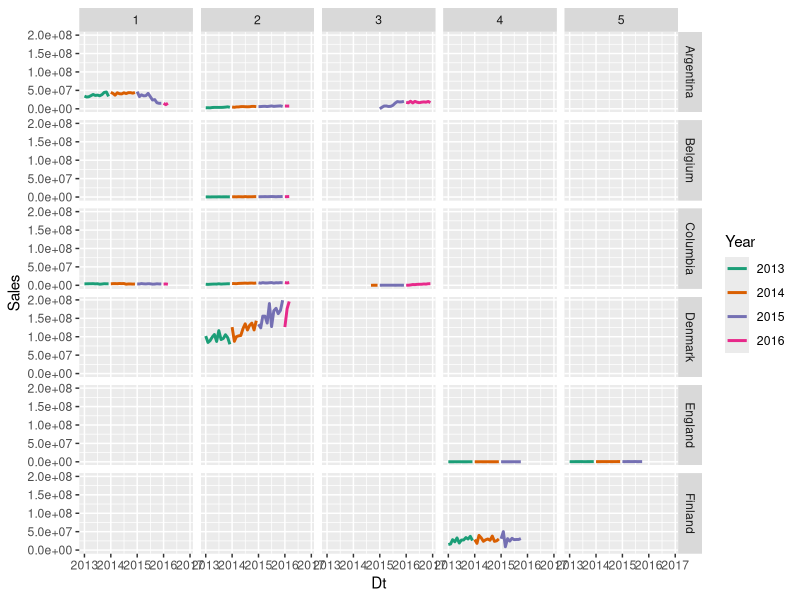
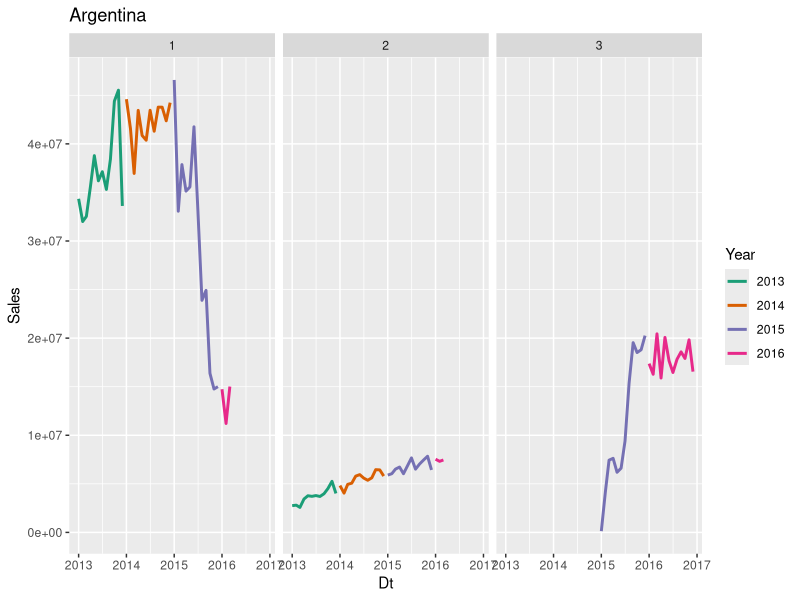
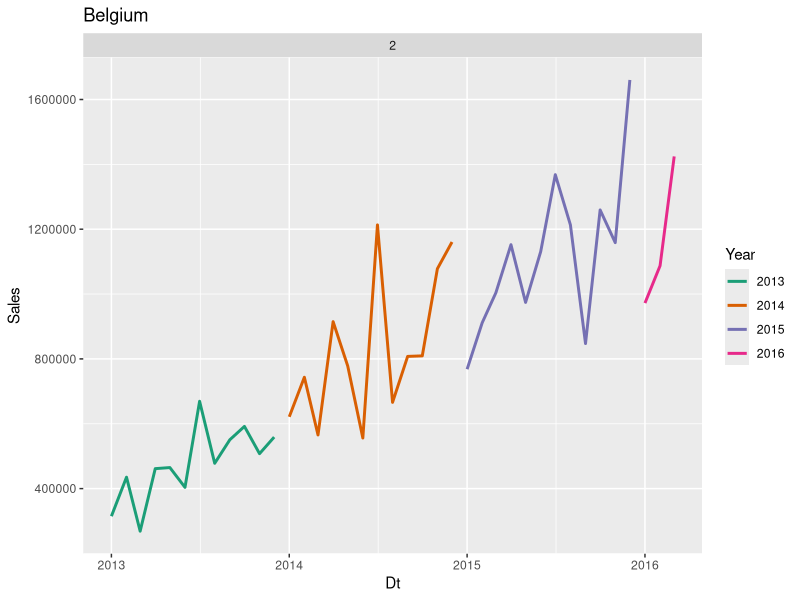
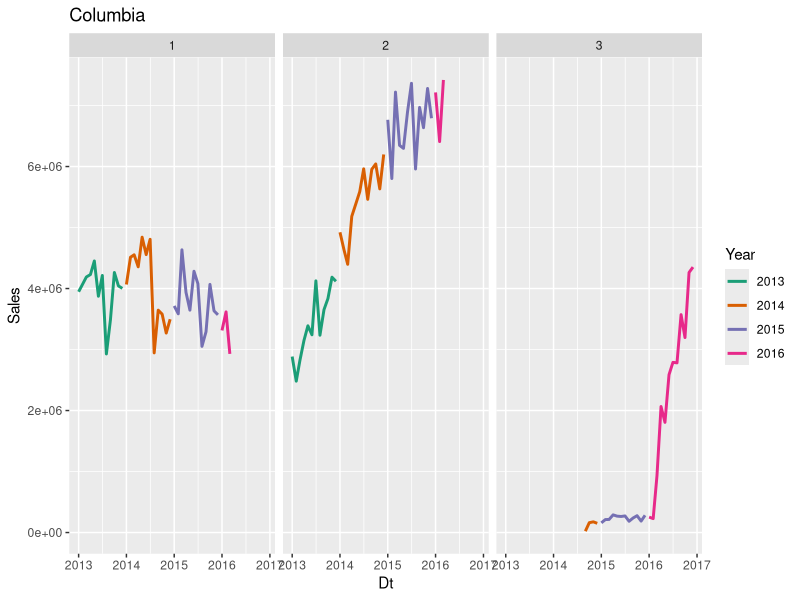
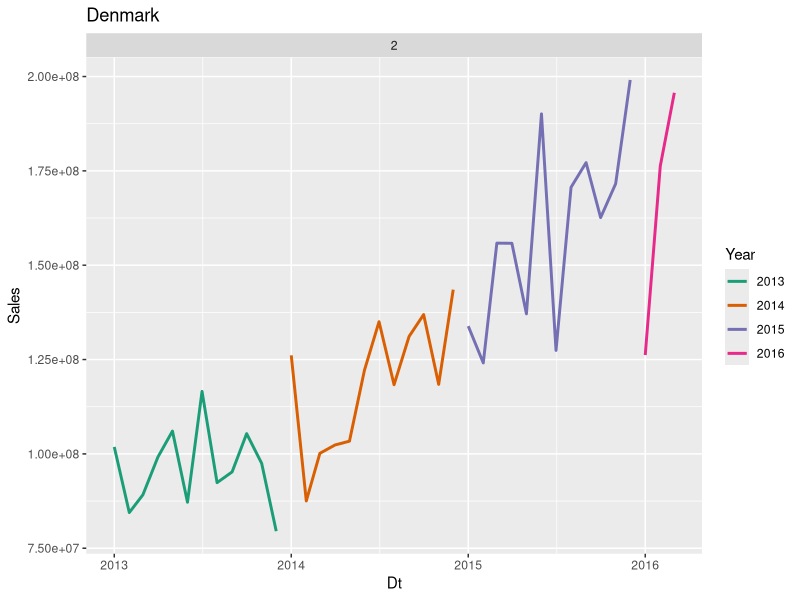
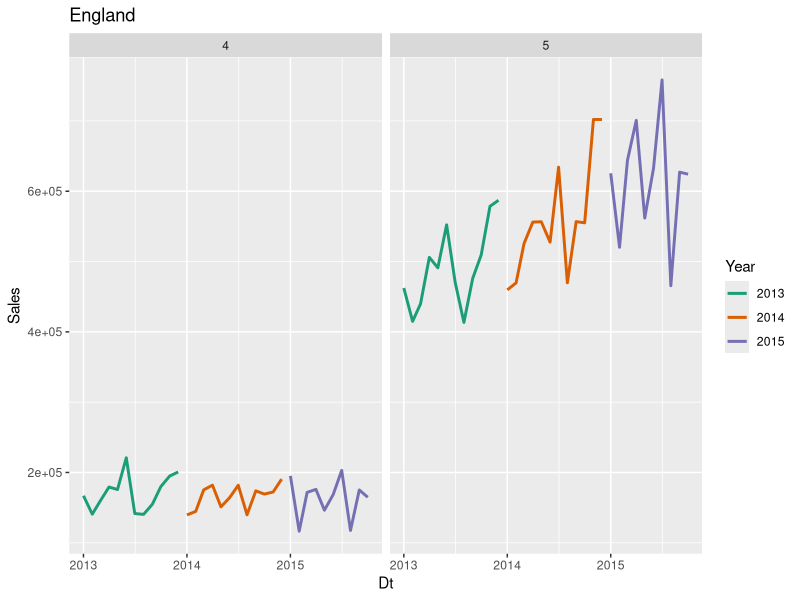
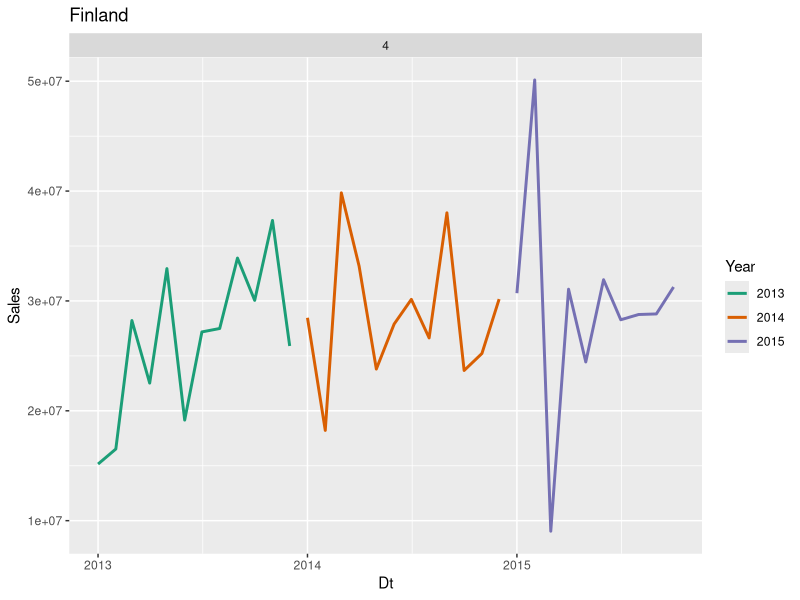
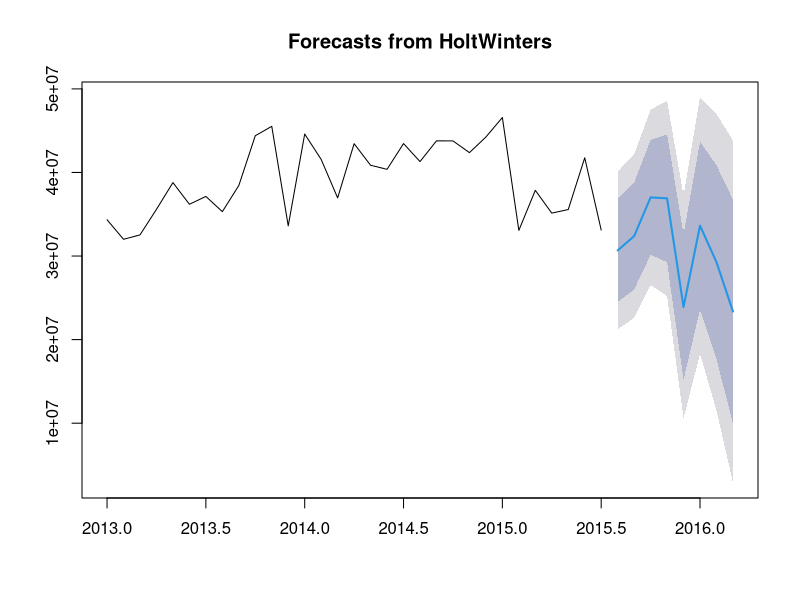

These charts were generated, in order, by the following R code: (Note: this script raises an error after producing the figures.)
library("dplyr")
library("ggplot2")
library("RColorBrewer")
#library("keras")
library("forecast")

d_train <- read.csv(file = "./dataset/yds_train2018.csv", header = T)
d_train_aggr <- d_train %>% 
                select(-Merchant_ID) %>%
                group_by(Year, Month, Product_ID, Country) %>%
                summarise(Sales = sum(Sales)) %>%
                arrange(Product_ID, Country, Year, Month)

d_train_aggr$Dt <- as.Date(paste(d_train_aggr$Year, d_train_aggr$Month, 1, sep="-"))

ggplot(d_train_aggr) +
  geom_line(aes(x=Dt, y=Sales, colour=as.factor(Year)), size=1) + 
  scale_x_date() +
  scale_color_manual(values = brewer.pal(length(unique(d_train_aggr$Year)), "Dark2")) + 
  labs(colour="Year") + 
  facet_grid(Country~Product_ID)
  

ggplot(d_train_aggr %>% filter(Country=="Argentina")) +
  geom_line(aes(x=Dt, y=Sales, colour=as.factor(Year)), size=1) + 
  scale_x_date() +
  scale_color_manual(values = brewer.pal(4, "Dark2")) + 
  labs(colour="Year", title = "Argentina") + 
  facet_wrap(~Product_ID)

ggplot(d_train_aggr %>% filter(Country=="Belgium")) +
  geom_line(aes(x=Dt, y=Sales, colour=as.factor(Year)), size=1) +
  scale_x_date() +
  scale_color_manual(values = brewer.pal(4, "Dark2")) + 
  labs(colour="Year", title = "Belgium") + 
  facet_wrap(~Product_ID)


ggplot(d_train_aggr %>% filter(Country=="Columbia")) +
  geom_line(aes(x=Dt, y=Sales, colour=as.factor(Year)), size=1) + 
  scale_x_date() +
  scale_color_manual(values = brewer.pal(4, "Dark2")) + 
  labs(colour="Year", title = "Columbia") + 
  facet_wrap(~Product_ID)

ggplot(d_train_aggr %>% filter(Country=="Denmark")) +
  geom_line(aes(x=Dt, y=Sales, colour=as.factor(Year)), size=1) + 
  scale_color_manual(values = brewer.pal(4, "Dark2")) + 
  labs(colour="Year", title = "Denmark") + 
  facet_wrap(~Product_ID)

ggplot(d_train_aggr %>% filter(Country=="England")) +
  geom_line(aes(x=Dt, y=Sales, colour=as.factor(Year)), size=1) + 
  scale_x_date() +
  scale_color_manual(values = brewer.pal(4, "Dark2")) + 
  labs(colour="Year", title = "England") + 
  facet_wrap(~Product_ID)

ggplot(d_train_aggr %>% filter(Country=="Finland")) +
  geom_line(aes(x=Dt, y=Sales, colour=as.factor(Year)), size=1) +
  scale_x_date() +
  scale_color_manual(values = brewer.pal(4, "Dark2")) + 
  labs(colour="Year", title = "Finland") + 
  facet_wrap(~Product_ID)

#HoltWinter's Method

##Argentina_Pdt1_31-8 Months

d_train_argentia_p1 <- d_train_aggr %>% filter(Country=="Argentina", Product_ID==1)
ts_argentia_p1 <- ts(d_train_argentia_p1$Sales[1:32], start=c(2013,1), end=c(2015,7), frequency = 12)
ts_argentia_p1
fit_argentian_p1 <- HoltWinters(ts_argentia_p1)
plot(forecast(fit_argentian_p1, 8))
mean(smape_cal(d_train_argentia_p1$Sales[32:39], f_a_p1$mean))